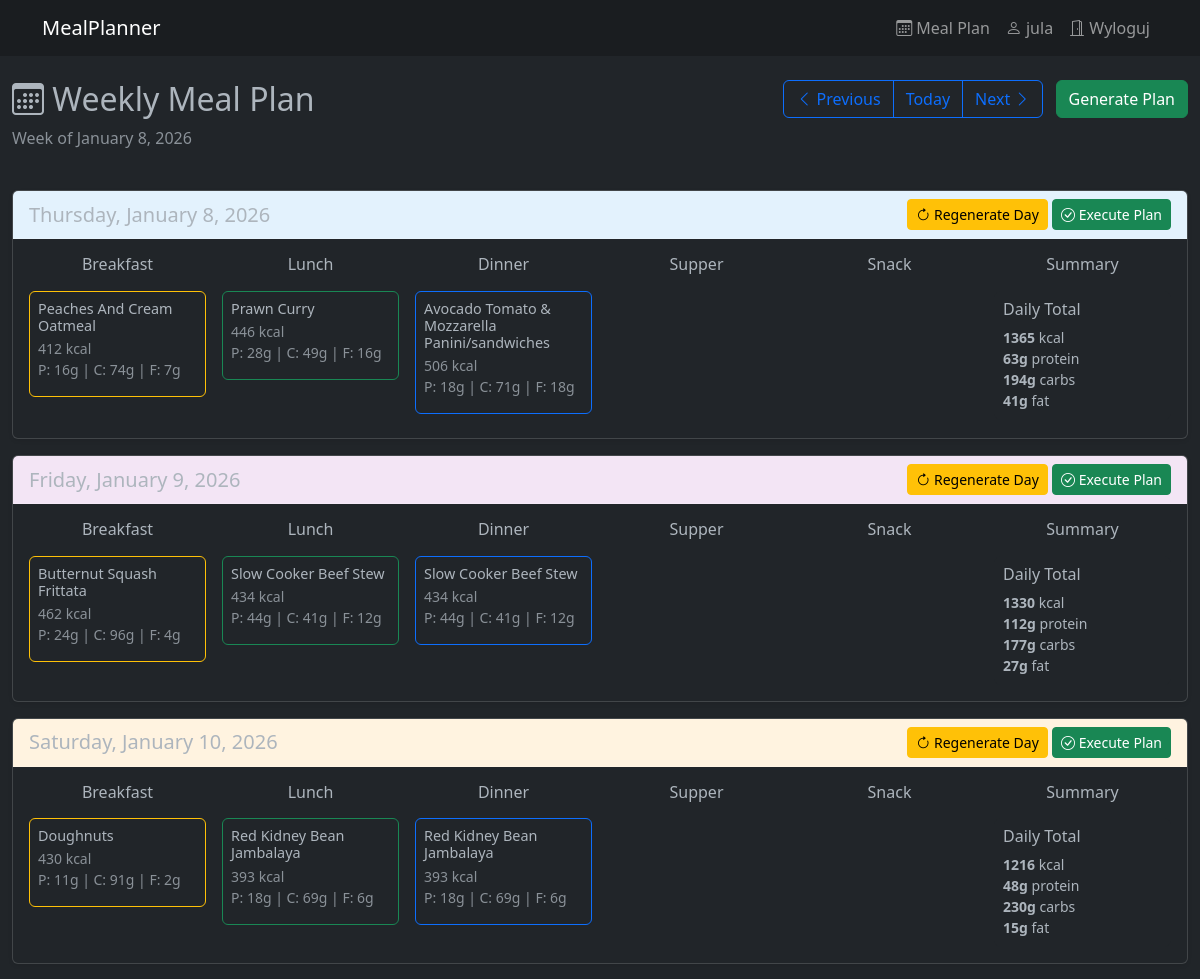
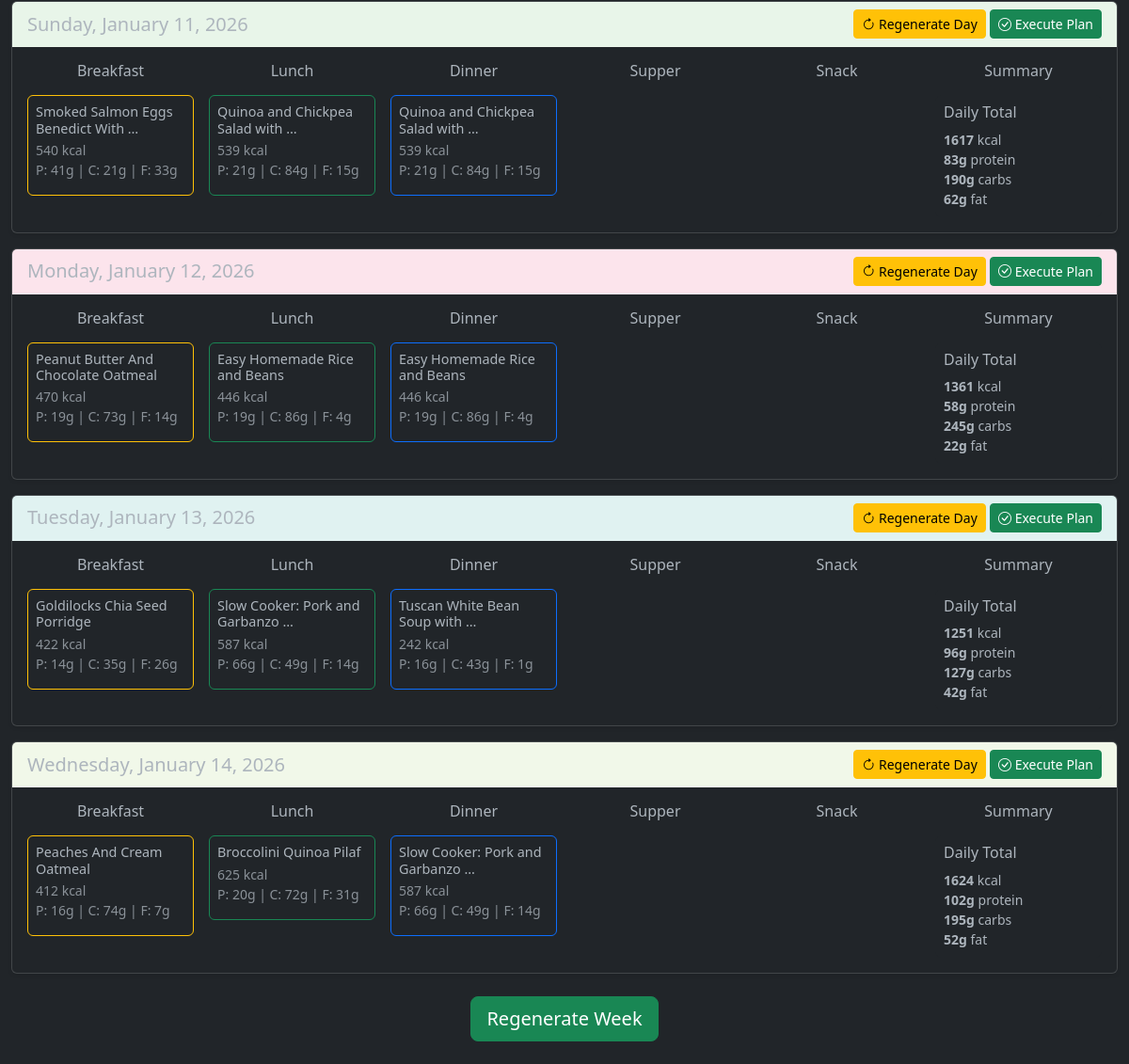
The page /meal_plan/?week_start=2026-01-08 (signed in) on the database its author committed (2 pictures, top to bottom).
### recipes/models.py (models this page shows, shortened)
class PlannedMeal(models.Model):
    user = models.ForeignKey(User, on_delete=models.CASCADE, related_name='planned_meals')
    date = models.DateField()
    meal_type = models.CharField(max_length=20, choices=MealType.choices)
    recipe = models.ForeignKey(Recipe, blank=True, null=True, on_delete=models.CASCADE)
    ingredients_snapshot = models.JSONField(null=True,blank=True)
    custom_title = models.CharField(blank=True, null=True, max_length=300)
    custom_calories = models.DecimalField(blank=True, null=True, max_digits=6, decimal_places=2)
    custom_protein = models.DecimalField(blank=True, null=True, max_digits=5, decimal_places=2)
    custom_carbohydrates = models.DecimalField(blank=True, null=True, max_digits=5, decimal_places=2)
    custom_fat = models.DecimalField(blank=True, null=True, max_digits=5, decimal_places=2)
    servings = models.IntegerField()
    created_at = models.DateTimeField(auto_now_add=True)
    class Meta:
        ordering = ['date', 'meal_type']
        unique_together = ['user', 'date', 'meal_type']

### recipes/views.py (the view)
# urls.py: path('meal_plan/', weekly_meal_plan_view, name='meal_plan'),
@login_required
def weekly_meal_plan_view(request: HttpRequest) -> HttpResponse:
    week_start = request.GET.get('week_start')
    if week_start:
        start_date = date.fromisoformat(week_start)
    else:
        start_date = date.today()
    weekly_plan = get_weekly_plan(request.user, start_date)
    prev_week = start_date - timedelta(days=7)
    next_week = start_date + timedelta(days=7)
    return render(request, 'meal_planning/calendar.html', {
        'weekly_plan': weekly_plan,
        'start_date': start_date,
        'prev_week': prev_week,
        'next_week': next_week,
        'today': date.today()
    })

### domain/meal_planning.py (called while the page is built)
def sum_daily_macros(meals: List[PlannedMeal]) -> Dict[str, float]:
    return reduce(
        lambda acc, meal: {
            'calories': acc['calories'] + (meal.custom_calories or 0),
            'protein': acc['protein'] + (meal.custom_protein or 0),
            'carbohydrates': acc['carbohydrates'] + (meal.custom_carbohydrates or 0),
            'fat': acc['fat'] + (meal.custom_fat or 0),
        },
        meals,
        {'calories': 0, 'protein': 0, 'carbohydrates': 0, 'fat': 0}
    )

def group_by_date(planned_meals: List[PlannedMeal]) -> Dict[date, List]:
    return reduce(
        lambda acc, meal: {
            **acc,
            meal.date: acc.get(meal.date, []) + [meal]
        },
        planned_meals,
        {}
    )

def group_by_type(planned_meals: List[PlannedMeal]) -> Dict[str, List]:
    return reduce(
        lambda acc, meal: {
            **acc,
            meal.meal_type: acc.get(meal.meal_type, []) + [meal]
        },
        planned_meals,
        {}
    )

def get_weekly_plan(user: User, start_date: date) -> List:
    end_date = start_date + timedelta(days=7)
    planned_meals = PlannedMeal.objects.filter(
        user=user,
        date__gte=start_date,
        date__lt=end_date
    ).select_related('recipe')
    grouped = group_by_date(planned_meals)
    return list(map(
        lambda day_offset: {
            'date': start_date + timedelta(days=day_offset),
            'meals': grouped.get(start_date + timedelta(days=day_offset), []),
            'meals_by_type': group_by_type(grouped.get(start_date + timedelta(days=day_offset), []), ),
            'total_macros': sum_daily_macros(
                grouped.get(start_date + timedelta(days=day_offset), [])
            )
        },
        range(7)
    ))

### templates/meal_planning/calendar.html (shortened to what this page needs)
{% extends 'base.html' %}
{% block content %}
<div class="container-fluid mt-4">
    <div class="row mb-4">
        <div class="col-md-6">
            <h2><i class="bi bi-calendar3"></i> Weekly Meal Plan</h2>
            <p class="text-muted">
                Week of {{ start_date|date:"F j, Y" }}
            </p>
        </div>
        <div class="col-md-6 text-end">
            <div class="btn-group me-2" role="group">
                <a href="?week_start={{ prev_week|date:'Y-m-d' }}" class="btn btn-outline-primary">
                    <i class="bi bi-chevron-left"></i> Previous
                </a>
                <a href="?week_start={{ today|date:'Y-m-d' }}" class="btn btn-outline-primary">
                     Today
                </a>
                <a href="?week_start={{ next_week|date:'Y-m-d' }}" class="btn btn-outline-primary">
                    Next <i class="bi bi-chevron-right"></i>
                </a>
            </div>
            <div class="btn-group" role="group">
                <a href="{% url 'generate_meal_plan' %}" class="btn btn-success">
                    Generate Plan
                </a>
            </div>
        </div>
    </div>
    {% for day in weekly_plan %}
    <div class="card shadow-sm mb-3">
        <div class="card-header" style="background-color: {% cycle '#e3f2fd' '#f3e5f5' '#fff3e0' '#e8f5e9' '#fce4ec' '#e0f2f1' '#f1f8e9' %};">
            <div class="row align-items-center">
                <div class="col-md-6">
                    <h5 class="mb-0">
                        {{ day.date|date:"l, F j, Y" }}
                    </h5>
                </div>
                <div class="col-md-6 text-end">
                    {% if day.meals %}
                    <a href="{% url 'regenerate_day' date_str=day.date|date:'Y-m-d' %}"
                       class="btn btn-sm btn-warning"
                       onclick="return confirm('Regenerate all meals for this day?')">
                        <i class="bi bi-arrow-clockwise"></i> Regenerate Day
                    </a>
                    <a href="{% url 'execute_daily_plan' date_str=day.date|date:'Y-m-d' %}"
                       class="btn btn-sm btn-success"
                       onclick="return confirm('Copy this day\'s plan to your food log?')">
                        <i class="bi bi-check-circle"></i> Execute Plan
                    </a>
                    {% else %}
                    <span class="text-muted">No meals planned</span>
                    {% endif %}
                </div>
            </div>
        </div>
        <div class="card-body">
            <div class="row g-3">
                <div class="col-md-2">
                    <div class="meal-column">
                        <h6 class="text-center mb-3">
                             Breakfast
                        </h6>
                        {% if day.meals_by_type.breakfast %}
                            {% for meal in day.meals_by_type.breakfast %}
                            <div class="card meal-card border-warning mb-2">
                                <div class="card-body p-2">
                                    <h6 class="card-title mb-1" style="font-size: 0.9rem;">
                                        {{ meal.custom_title|truncatewords:5 }}
                                    </h6>
                                    <p class="card-text small text-muted mb-2">
                                         {{ meal.custom_calories|floatformat:0 }} kcal
                                        <br>
                                        P: {{ meal.custom_protein|floatformat:0 }}g |
                                        C: {{ meal.custom_carbohydrates|floatformat:0 }}g |
                                        F: {{ meal.custom_fat|floatformat:0 }}g
                                    </p>
                                </div>
                            </div>
                            {% endfor %}
                        {% endif %}
                    </div>
                </div>
                <div class="col-md-2">
                    <div class="meal-column">
                        <h6 class="text-center mb-3">
                             Lunch
                        </h6>
                        {% if day.meals_by_type.lunch %}
                            {% for meal in day.meals_by_type.lunch %}
                            <div class="card meal-card border-success mb-2">
                                <div class="card-body p-2">
                                    <h6 class="card-title mb-1" style="font-size: 0.9rem;">
                                        {{ meal.custom_title|truncatewords:5 }}
                                    </h6>
                                    <p class="card-text small text-muted mb-2">
                                         {{ meal.custom_calories|floatformat:0 }} kcal
                                        <br>
                                        P: {{ meal.custom_protein|floatformat:0 }}g |
                                        C: {{ meal.custom_carbohydrates|floatformat:0 }}g |
                                        F: {{ meal.custom_fat|floatformat:0 }}g
                                    </p>
                                </div>
                            </div>
                            {% endfor %}
                        {% endif %}
                    </div>
                </div>
                <div class="col-md-2">
                    <div class="meal-column">
                        <h6 class="text-center mb-3">
                             Dinner
                        </h6>
                        {% if day.meals_by_type.dinner %}
                            {% for meal in day.meals_by_type.dinner %}
                            <div class="card meal-card border-primary mb-2">
                                <div class="card-body p-2">
                                    <h6 class="card-title mb-1" style="font-size: 0.9rem;">
                                        {{ meal.custom_title|truncatewords:5 }}
                                    </h6>
                                    <p class="card-text small text-muted mb-2">
                                         {{ meal.custom_calories|floatformat:0 }} kcal
                                        <br>
                                        P: {{ meal.custom_protein|floatformat:0 }}g |
                                        C: {{ meal.custom_carbohydrates|floatformat:0 }}g |
                                        F: {{ meal.custom_fat|floatformat:0 }}g
                                    </p>
                                </div>
                            </div>
                            {% endfor %}
                        {% endif %}
                    </div>
                </div>
                <div class="col-md-2">
                    <div class="meal-column">
                        <h6 class="text-center mb-3">
                             Supper
                        </h6>
                    </div>
                </div>
                <div class="col-md-2">
                    <div class="meal-column">
                        <h6 class="text-center mb-3">
                             Snack
                        </h6>
                    </div>
                </div>
                <div class="col-md-2">
                    <div class="meal-column">
                        <h6 class="text-center mb-3">
                             Summary
                        </h6>
                        {% if day.meals %}
                        <div class="card border-dark">
                            <div class="card-body p-2">
                                <h6 class="card-title mb-2">Daily Total</h6>
                                <ul class="list-unstyled small mb-0">
                                    <li> <strong>{{ day.total_macros.calories|floatformat:0 }}</strong> kcal</li>
                                    <li> <strong>{{ day.total_macros.protein|floatformat:0 }}g</strong> protein</li>
                                    <li> <strong>{{ day.total_macros.carbohydrates|floatformat:0 }}g</strong> carbs</li>
                                    <li> <strong>{{ day.total_macros.fat|floatformat:0 }}g</strong> fat</li>
                                </ul>
                            </div>
                        </div>
                        {% else %}
                        <div class="card border-secondary">
                            <div class="card-body p-3 text-center">
                                <p class="text-muted mb-0 small">No meals planned for this day</p>
                            </div>
                        </div>
                        {% endif %}
                    </div>
                </div>
            </div>
        </div>
    </div>
    {% endfor %}
   <div class="text-center my-4">
    <a href="{% url 'generate_meal_plan' %}?start_date={{ start_date|date:'Y-m-d' }}"
       class="btn btn-success btn-lg"
       onclick="return confirm('Generate meals for this week? Existing meals will be replaced.')">
        {% if weekly_plan.0.meals %}Regenerate{% else %}Generate{% endif %} Week
    </a>
</div>
</div>
{% endblock %}

### templates/base.html (shortened to what this page needs)
<!DOCTYPE html>
<html data-bs-theme="dark">
<head>
    <link href="https://cdn.jsdelivr.net/npm/bootstrap@5.3.0/dist/css/bootstrap.min.css" rel="stylesheet">
    <link rel="stylesheet" href="https://cdn.jsdelivr.net/npm/bootstrap-icons@1.13.1/font/bootstrap-icons.min.css">
</head>
<body>
    <nav class="navbar navbar-expand-lg navbar-dark bg-dark-subtle">
        <div class="container">
            <a class="navbar-brand" href="/">MealPlanner</a>
            <ul class="navbar-nav ms-auto">
                <li class="nav-item">
                    <a class="nav-link" href="{% url 'meal_plan' %}">
                        <i class="bi bi-calendar3"></i> Meal Plan
                    </a>
                </li>
                <li class="nav-item">
                    <a class="nav-link" href="/profile/">
                        <i class="bi bi-person"></i> {{ user.username }}
                    </a>
                </li>
                <li class="nav-item">
                    <a class="nav-link" href="/logout/">
                        <i class="bi bi-door-open"></i> Wyloguj
                    </a>
                </li>
            </ul>
        </div>
    </nav>
    {% block content %}
    {% endblock %}
</body>
</html>

### templates/meal_planning/calendar.html (style rules this page uses)
.meal-column { min-height: 150px; }

### rows shown on the page
PlannedMeal: custom_title "Peaches And Cream Oatmeal", custom_calories "412", custom_protein "16", custom_carbohydrates "74", custom_fat "7"
PlannedMeal: custom_title "Prawn Curry", custom_calories "446", custom_protein "28", custom_carbohydrates "49", custom_fat "16"
PlannedMeal: custom_title "Avocado Tomato & Mozzarella Panini/sandwiches", custom_calories "506", custom_protein "18", custom_carbohydrates "71", custom_fat "18"
PlannedMeal: custom_title "Butternut Squash Frittata", custom_calories "462", custom_protein "24", custom_carbohydrates "96", custom_fat "4"
PlannedMeal: custom_title "Slow Cooker Beef Stew", custom_calories "434", custom_protein "44", custom_carbohydrates "41", custom_fat "12"
PlannedMeal: custom_title "Slow Cooker Beef Stew", custom_calories "434", custom_protein "44", custom_carbohydrates "41", custom_fat "12"
PlannedMeal: custom_title "Doughnuts", custom_calories "430", custom_protein "11", custom_carbohydrates "91", custom_fat "2"
PlannedMeal: custom_title "Red Kidney Bean Jambalaya", custom_calories "393", custom_protein "18", custom_carbohydrates "69", custom_fat "6"
PlannedMeal: custom_title "Red Kidney Bean Jambalaya", custom_calories "393", custom_protein "18", custom_carbohydrates "69", custom_fat "6"
PlannedMeal: custom_title "Smoked Salmon Eggs Benedict With …", custom_calories "540", custom_protein "41", custom_carbohydrates "21", custom_fat "33"
PlannedMeal: custom_title "Quinoa and Chickpea Salad with …", custom_calories "539", custom_protein "21", custom_carbohydrates "84", custom_fat "15"
PlannedMeal: custom_title "Quinoa and Chickpea Salad with …", custom_calories "539", custom_protein "21", custom_carbohydrates "84", custom_fat "15"
PlannedMeal: custom_title "Peanut Butter And Chocolate Oatmeal", custom_calories "470", custom_protein "19", custom_carbohydrates "73", custom_fat "14"
PlannedMeal: custom_title "Easy Homemade Rice and Beans", custom_calories "446", custom_protein "19", custom_carbohydrates "86", custom_fat "4"
PlannedMeal: custom_title "Easy Homemade Rice and Beans", custom_calories "446", custom_protein "19", custom_carbohydrates "86", custom_fat "4"
PlannedMeal: custom_title "Goldilocks Chia Seed Porridge", custom_calories "422", custom_protein "14", custom_carbohydrates "35", custom_fat "26"
PlannedMeal: custom_title "Slow Cooker: Pork and Garbanzo …", custom_calories "587", custom_protein "66", custom_carbohydrates "49", custom_fat "14"
PlannedMeal: custom_title "Tuscan White Bean Soup with …", custom_calories "242", custom_protein "16", custom_carbohydrates "43", custom_fat "1"
PlannedMeal: custom_title "Peaches And Cream Oatmeal", custom_calories "412", custom_protein "16", custom_carbohydrates "74", custom_fat "7"
PlannedMeal: custom_title "Broccolini Quinoa Pilaf", custom_calories "625", custom_protein "20", custom_carbohydrates "72", custom_fat "31"
PlannedMeal: custom_title "Slow Cooker: Pork and Garbanzo …", custom_calories "587", custom_protein "66", custom_carbohydrates "49", custom_fat "14"

### other values the page prints
{{ user.username }} "jula"
{{ start_date|date:"F j, Y" }} "January 8, 2026"
{{ day.date|date:"l, F j, Y" }} "Thursday, January 8, 2026" "Friday, January 9, 2026" "Saturday, January 10, 2026" "Sunday, January 11, 2026" "Monday, January 12, 2026" "Tuesday, January 13, 2026" "Wednesday, January 14, 2026"
{{ day.total_macros.calories|floatformat:0 }} "1365" "1330" "1216" "1617" "1361" "1251" "1624"
{{ day.total_macros.protein|floatformat:0 }} "63" "112" "48" "83" "58" "96" "102"
{{ day.total_macros.carbohydrates|floatformat:0 }} "194" "177" "230" "190" "245" "127" "195"
{{ day.total_macros.fat|floatformat:0 }} "41" "27" "15" "62" "22" "42" "52"
